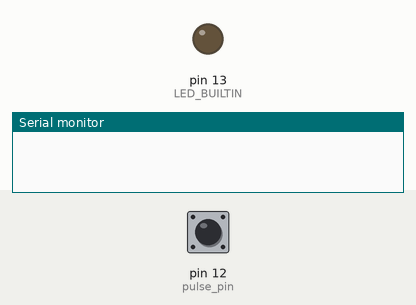
Recording of a sketch running on a simulated Arduino Nano, built for the host (arithmetic inside an expression is 32-bit, double 64-bit). On the bench: output pins drawn as LEDs (lit = HIGH), the last lines printed to the serial monitor. Inputs (shaded band) come from the test bench; at power-on: pin 12 (pulse_pin) HIGH. EEPROM starts erased.

Above: at 1.2 s.
1.3 s: pin 12 (pulse_pin) pulled LOW for 1 s
At 1.7 s:
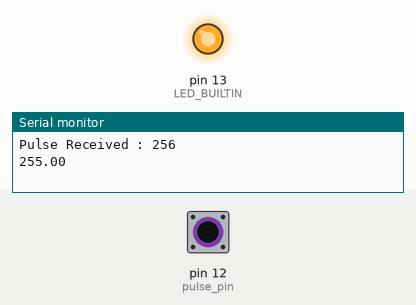
6.8 s: pin 12 (pulse_pin) pulled LOW for 3.2 s
At 11.1 s:
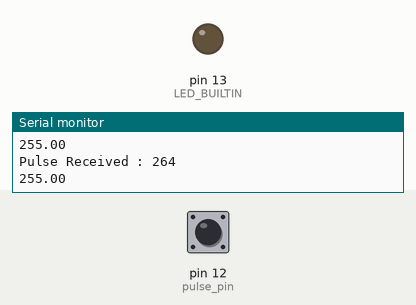
Timing chart, 0 to 12.6 s (numbered marks = the images above; inputs shaded):
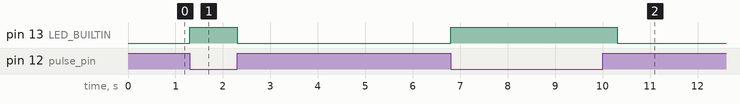

Measured:
- after the input at 1.3 s, pin 13 (LED_BUILTIN): LOW → HIGH at once, → LOW 1.0 s later
- after the input at 6.8 s, pin 13 (LED_BUILTIN): LOW → HIGH at once, → LOW 3.5 s later

The sketch:

nano.ino
```cpp
//Arduino code
#include <EEPROM.h>
#include <SoftwareSerial.h>
SoftwareSerial s(5,6);

char cmd;
int def=0;
float mv,bv;
int mVolt,bVolt;
int pulse_pin = 12;
float unit,w;
int call=32;                   //3200
int pulse;
int addr = 0;

float check_pulse();

void setup() {
  s.begin(9600);
  Serial.begin(9600);
  pinMode(pulse_pin, INPUT);
  pinMode(A1, INPUT);
  pinMode(A2, INPUT);
  pinMode(LED_BUILTIN, OUTPUT);
  //EEPROM.write(addr, 5);
  //EEPROM.write(4, 0);
  unit = EEPROM.read(addr);
  pulse = EEPROM.read(4);
}

void loop() {
while(s.available() > 0)//while(s.available() > 0)
{
  cmd=s.read();
  Serial.println(cmd);
  switch(cmd)
  {
    case 'm':
    mVolt= analogRead(A1);
    mv = map(mVolt, 0, 1024, 0, 36000);// for converting into 230 range
    mv/=100;
    s.write(mv);
    Serial.println(mv);
    break;
    case 'b':
    bVolt= analogRead(A2);
    bv = map(bVolt, 0, 1024, 0, 2485);
    bv/=100;
    s.write(bv);
    Serial.println(bv);
    break;
    case 'p':
    w=check_pulse();
    Serial.println(w);
    s.write(w);
    break;
    default:
    s.write(def);
    break;
  }
}
w=check_pulse();
}


/***************************************************************/

float check_pulse() {
  int pulseState = digitalRead(pulse_pin);
  if(pulseState == LOW)
  {
    pulse++;
    EEPROM.write(4, pulse);
    if(pulse==call)
    {
      pulse=0;
      unit++;
      EEPROM.write(4, pulse);
      EEPROM.write(addr, unit);
      Serial.println(unit);
    }
    digitalWrite(LED_BUILTIN, HIGH);   // turn the LED on (HIGH is the voltage level)
    Serial.print("Pulse Received : ");
    Serial.println(pulse);
    Serial.println(unit);
    delay(500);                       // wait for a second
    digitalWrite(LED_BUILTIN, LOW);    // turn the LED off by making the voltage LOW
    return unit;
  }
   delay(1);
   return unit;
}
```
